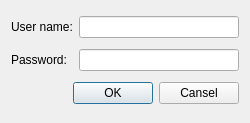
<ui version="4.0" >
 <class>SettingsDialog</class>
 <widget class="QDialog" name="SettingsDialog" >
  <property name="geometry" >
   <rect>
    <x>0</x>
    <y>0</y>
    <width>250</width>
    <height>123</height>
   </rect>
  </property>
  <property name="windowTitle" >
   <string>Scrobbler Plugin Settings</string>
  </property>
  <layout class="QGridLayout" >
   <item row="0" column="0" >
    <widget class="QLabel" name="label" >
     <property name="text" >
      <string>User name:</string>
     </property>
    </widget>
   </item>
   <item row="0" column="1" >
    <widget class="QLineEdit" name="userLineEdit" />
   </item>
   <item row="1" column="0" >
    <widget class="QLabel" name="label_2" >
     <property name="text" >
      <string>Password:</string>
     </property>
    </widget>
   </item>
   <item row="1" column="1" >
    <widget class="QLineEdit" name="passwordLineEdit" >
     <property name="echoMode" >
      <enum>QLineEdit::Password</enum>
     </property>
    </widget>
   </item>
   <item row="2" column="0" colspan="2" >
    <layout class="QHBoxLayout" >
     <item>
      <spacer>
       <property name="orientation" >
        <enum>Qt::Horizontal</enum>
       </property>
       <property name="sizeHint" >
        <size>
         <width>61</width>
         <height>20</height>
        </size>
       </property>
      </spacer>
     </item>
     <item>
      <widget class="QPushButton" name="okButton" >
       <property name="text" >
        <string>OK</string>
       </property>
      </widget>
     </item>
     <item>
      <widget class="QPushButton" name="canselButton" >
       <property name="text" >
        <string>Cansel</string>
       </property>
      </widget>
     </item>
    </layout>
   </item>
  </layout>
 </widget>
 <resources/>
 <connections>
  <connection>
   <sender>canselButton</sender>
   <signal>clicked()</signal>
   <receiver>SettingsDialog</receiver>
   <slot>reject()</slot>
   <hints>
    <hint type="sourcelabel" >
     <x>204</x>
     <y>90</y>
    </hint>
    <hint type="destinationlabel" >
     <x>26</x>
     <y>102</y>
    </hint>
   </hints>
  </connection>
 </connections>
</ui>
